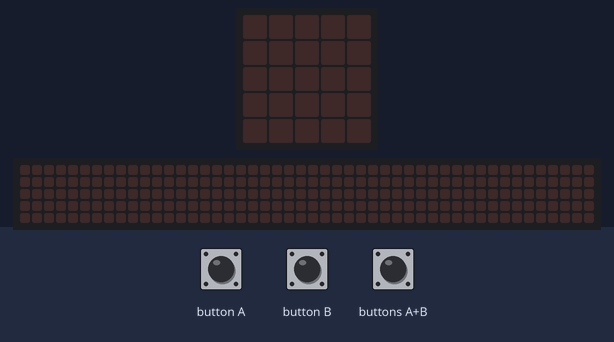
This program was run on a simulated BBC micro:bit (MakeCode). Parts: the board's 5×5 LED display, a strip that is not on the board, showing the scrolling text unrolled. The test bench sets the inputs (shaded band). The 48×5 strip is a reading aid, not a part: it shows the text the display is scrolling, unrolled, one strip-width of it at a time.

Above: at 1.2 s.
1.3 s: buttons A+B pressed for 0.15 s
At 2.0 s:
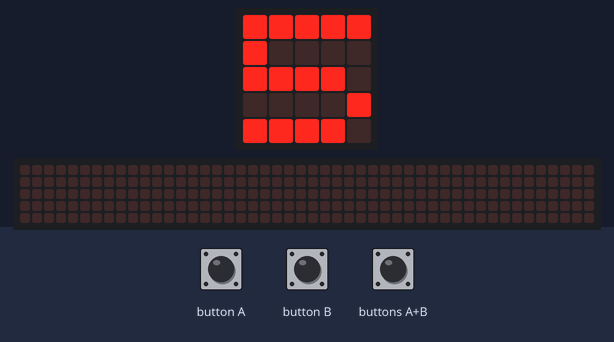
At 3.5 s:
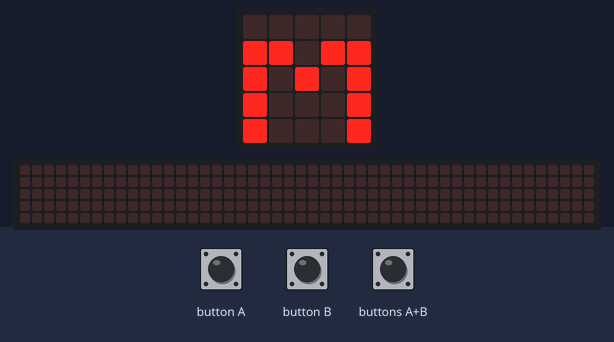
4.4 s: buttons A+B pressed for 1 s
At 11.77 s:
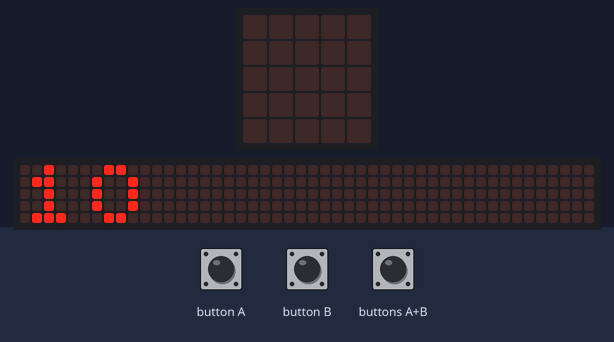
Timing chart, 0 to 13.3 s (numbered marks = the images above; inputs shaded):
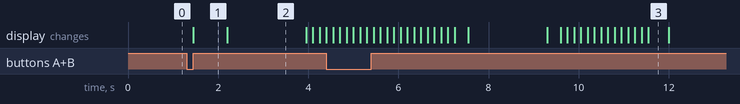

Measured:
- after the input at 1.3 s, the display: changes after 0.15 s (image 1)
- after the input at 4.4 s, the display: first differs from a run without the input after 4.9 s (image 3)
- what the display in image 1 shows lasts 0.7 s, from 1.5 s to 2.2 s
- what the display in image 2 shows lasts 1.8 s, from 2.2 s to 4.0 s
- what the display in image 3 shows lasts 0.4 s, from 11.6 s to 12.0 s

The program:

main.ts
```typescript
input.onButtonPressed(Button.AB, function () {
    let hipotenusa = 0
    let opuesto = 0
    distancia += Math.sqrt(cateto ** 2 + base ** 2)
    basic.showNumber(distancia)
    basic.showString("m")
    basic.pause(1000)
    basic.clearScreen()
    sen_θ += (opuesto + 4) / (hipotenusa + 5)
    basic.showNumber(sen_θ)
    basic.showString("m")
    basic.pause(1000)
    basic.clearScreen()
})
let sen_θ = 0
let base = 0
let cateto = 0
let distancia = 0
distancia = 0
cateto = 4
base = 3
```

test.ts
```typescript
// aquí va el archivo "tests"; esto no se compilará cuando este paquete se utilice como una extensión.
```
